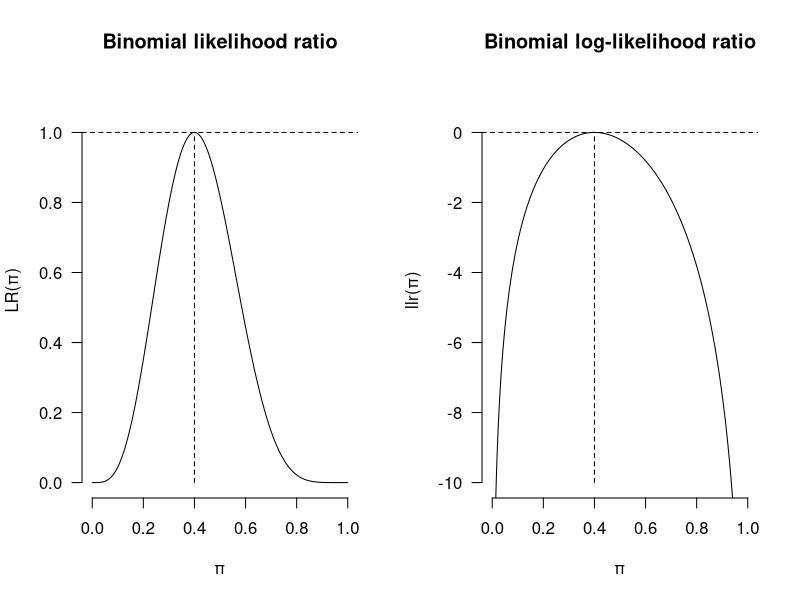
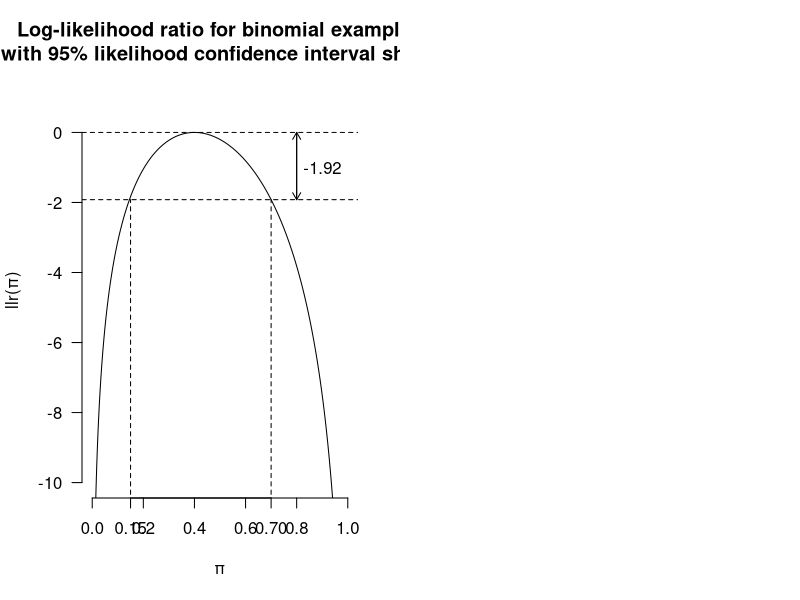

Here is the R script that generated these plots, in order:
## ---- chunk 1
par(mfrow=c(1,2))
x <- seq(0,1,by=0.001)
y <- (x^4)*((1-x)^6)/(0.4^4*0.6^6)
z <- log((x^4)*((1-x)^6))-log(0.4^4*0.6^6)
plot(x, y, type = "l", ylim = c(0,1.1),yaxt="n",
     frame.plot = FALSE, ylab = "LR(\U03C0)", xlab = "\U03C0")
axis(2, at=seq(0,1, 0.2), las=2)
title(main = "Binomial likelihood ratio")
abline(h=1.0, lty=2)
segments(x0=0.4, y0=0, x1=0.4, y1=1, lty = 2)
plot(x, z, type = "l", ylim = c(-10, 1), yaxt="n", frame.plot = FALSE,
     ylab = "llr(\U03C0)", xlab = "\U03C0" )
axis(2, at=seq(-10, 0, 2), las=2)
title(main = "Binomial log-likelihood ratio")
abline(h=0, lty=2)
segments(x0=0.4, y0=-10, x1=0.4, y1=0, lty = 2)
## ---- chunk 2
x <- seq(0,1,by=0.001)
z <- log((x^4)*((1-x)^6))-log(0.4^4*0.6^6)
plot(x, z, type = "l", ylim = c(-10, 1), yaxt="n", frame.plot = FALSE,
     ylab = "llr(\U03C0)", xlab = "\U03C0" )
axis(2, at=seq(-10, 0, 2), las=2)
abline(h=0, lty=2)
abline(h=-1.92, lty=2)
segments(x0=0.15, y0=-12, x1=0.15, y1=-1.92, lty = 2)
segments(x0=0.7, y0=-12, x1=0.7, y1=-1.92, lty = 2)
axis(1, at=c(0.15,0.7))
text(0.9, -1, "-1.92")
arrows(0.8, -1.92, 0.8, 0, lty = 1, length = 0.08)
arrows( 0.8, 0, 0.8, -1.92, lty = 1, length = 0.08)
title(main = "Log-likelihood ratio for binomial example, \n with 95% likelihood confidence interval shown")
